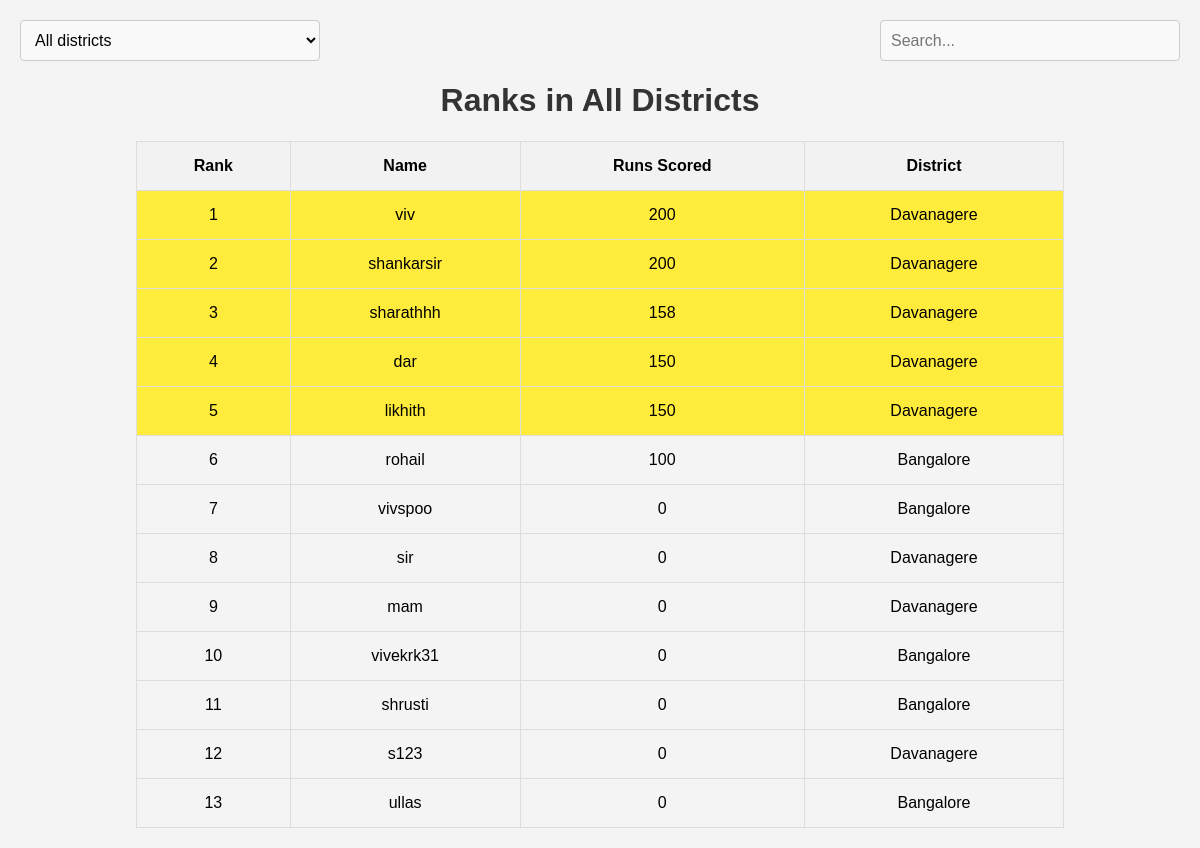
The page /rank/ (signed in) on the database its author committed.
### app/models.py (models this page shows)
class Rank(models.Model):
    rank = models.IntegerField(blank=True, null=True)
    name = models.CharField(max_length=100)
    points = models.IntegerField()
    district = models.CharField(max_length=100)

### app/views.py (the view, shortened to what this page needs)
# urls.py: path('rank/', views.rank, name="rank"),
@login_required(login_url='signin')
def rank(request):
    update_ranks()
    districts = Rank.objects.values_list('district', flat=True).distinct()
    selected_place = request.GET.get('district', 'all-districts')
    search_query = request.GET.get('search', '')
    if selected_place == "all-districts":
        ranks = Rank.objects.all().order_by('rank')
    elif selected_place == "all-countries":
        ranks = Rank2.objects.all().order_by('rank')
    else:
        ranks = Rank.objects.filter(district=selected_place).order_by('rank')
    context = {
        'districts': districts,
        'selected_place': selected_place,
        'ranks': ranks,
        'search_query': search_query,
    }
    return render(request, 'rank.html', context)

### app/views.py (called while the page is built)
def update_ranks():
    all_ranks = Rank.objects.all().order_by('-points')
    for index, rank in enumerate(all_ranks):
        rank.rank = index + 1
        rank.save()
    all_ranks2 = Rank2.objects.all().order_by('-points')
    for index, rank in enumerate(all_ranks2):
        rank.rank = index + 1
        rank.save()

### templates/rank.html (shortened to what this page needs)
{% load static %}
<!DOCTYPE html>
<html lang="en">
<head>
    <link rel="stylesheet" href="{% static 'css/rank.css' %}">
</head>
<body>
    <header class="header">
    <form method="get" class="district-form">
        <select name="district" class="district-select" onchange="this.form.submit()">
            <option value="all-districts" {% if selected_place == "all-districts" %}selected{% endif %}>All districts</option>
        </select>
        <input type="search" name="search" id="search-box" placeholder="Search..." value="{{ search_query }}">
    </form>
    </header>
    <h1>Ranks in
        {% if selected_place == 'all-districts' %}
        All Districts
        {% elif selected_place == 'all-countries' %}
        All Countries
        {% else %}
        {{ selected_place }}
        {% endif %}
    </h1>
    <table>
        <thead>
            <tr>
                <th>Rank</th>
                <th>Name</th>
                <th>Runs Scored</th>
                {% if not selected_place == "all-countries" %}
                <th>District</th>
                {% else %}
                <th>Country</th>
                {% endif %}
            </tr>
        </thead>
        <tbody>
            {% for rank in ranks %}
            <tr class="{% if rank.rank <= 5 %}top-rank{% endif %}">
                <td>{{ rank.rank }}</td>
                <td>{{ rank.name }}</td>
                <td>{{ rank.points }}</td>
                {% if not selected_place == "all-countries" %}
                <td>{{ rank.district }}</td>
                {% else %}
                <td>{{ rank.country }}</td>
                {% endif %}
            </tr>
            {% endfor %}
        </tbody>
    </table>
</body>
</html>

### static/css/rank.css (style rules this page uses)
body { font-family: Arial, sans-serif; margin: 0; padding: 20px; background-color: #f4f4f4; }
#search-box { width: 100%; max-width: 300px; padding: 10px; font-size: 16px; border: 1px solid #ccc; border-radius: 4px; background-color: #f9f9f9; }
.district-form { width: 100%; display: flex; flex-direction: row; justify-content: space-between; }
.district-select { padding: 10px; font-size: 16px; border: 1px solid #ccc; border-radius: 4px; background-color: #f9f9f9; cursor: pointer; width: 100%; max-width: 300px; }
h1 { text-align: center; color: #333; }
table { width: 80%; margin: auto; border-collapse: collapse; }
table, th, td { border: 1px solid #ddd; }
th, td { padding: 15px; text-align: left; }
th { background-color: #f2f2f2; }
.top-rank { background-color: #ffeb3b; }
th, tr, td { text-align: center; }

### rows shown on the page
Rank: rank "1", name "viv", points "200", district "Davanagere"
Rank: rank "2", name "shankarsir", points "200", district "Davanagere"
Rank: rank "3", name "sharathhh", points "158", district "Davanagere"
Rank: rank "4", name "dar", points "150", district "Davanagere"
Rank: rank "5", name "likhith", points "150", district "Davanagere"
Rank: rank "6", name "rohail", points "100", district "Bangalore"
Rank: rank "7", name "vivspoo", points "0", district "Bangalore"
Rank: rank "8", name "sir", points "0", district "Davanagere"
Rank: rank "9", name "mam", points "0", district "Davanagere"
Rank: rank "10", name "vivekrk31", points "0", district "Bangalore"
Rank: rank "11", name "shrusti", points "0", district "Bangalore"
Rank: rank "12", name "s123", points "0", district "Davanagere"
Rank: rank "13", name "ullas", points "0", district "Bangalore"
